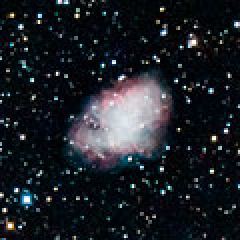
#> input picture messier_images/M1-01n.jpg, 120 x 120 px (shown 2 times larger)
$ python image_to_dzi.py messier_images/M1-01n.jpg out.png 100
#> lines starting #> are read from the running program, lines starting #| are printed output that depends on the picture
#!/usr/bin/env python3
import sys
import os
import math
from PIL import Image

def create_dzi(input_image_path, output_name, tile_size=256, tile_format='jpg', tile_overlap=1):
    """
    Convert an image to Deep Zoom Image (DZI) format.

    Args:
        input_image_path: Path to input image
        output_name: Base name for output (without extension)
        tile_size: Size of each tile (default 256)
        tile_format: Format for tiles (jpg or png)
        tile_overlap: Overlap between tiles (default 1)
    """
#> called with input_image_path = 'messier_images/M1-01n.jpg', output_name = 'out.png', tile_size = 100, tile_format = 'jpg', tile_overlap = 1
    print(f"Loading image: {input_image_path}")
    img = Image.open(input_image_path)
#> img is the input picture: PIL image 120x120 RGB; mean R, G, B 28.5, 32.2, 37.9

    # Convert to RGB if necessary
    if img.mode != 'RGB':
        img = img.convert('RGB')

    width, height = img.size
#> width = 120; height = 120
    print(f"Image size: {width}x{height}")
#| Image size: 120x120

    # Calculate number of levels
    max_dimension = max(width, height)
#> max_dimension = 120
    max_level = math.ceil(math.log2(max_dimension))
#> max_level = 7

    print(f"Creating {max_level + 1} zoom levels...")
#> (printed output is left out)

    # Create output directory structure
    tiles_dir = f"{output_name}_files"
    os.makedirs(tiles_dir, exist_ok=True)

    # Generate tiles for each level
    for level in range(max_level + 1):
        level_dir = os.path.join(tiles_dir, str(level))
        os.makedirs(level_dir, exist_ok=True)

        # Calculate dimensions for this level
        scale = 2 ** (max_level - level)
        level_width = math.ceil(width / scale)
        level_height = math.ceil(height / scale)

        # Resize image for this level
        level_img = img.resize((level_width, level_height), Image.LANCZOS)

        # Calculate number of tiles
        cols = math.ceil(level_width / tile_size)
        rows = math.ceil(level_height / tile_size)

        print(f"  Level {level}: {level_width}x{level_height} ({cols}x{rows} tiles)")

        # Create tiles
        for row in range(rows):
            for col in range(cols):
                # Calculate tile boundaries
                x = col * tile_size
                y = row * tile_size

                # Add overlap
                x1 = max(0, x - tile_overlap)
                y1 = max(0, y - tile_overlap)
                x2 = min(level_width, x + tile_size + tile_overlap)
                y2 = min(level_height, y + tile_size + tile_overlap)

                # Crop and save tile
                tile = level_img.crop((x1, y1, x2, y2))
                tile_path = os.path.join(level_dir, f"{col}_{row}.{tile_format}")

                if tile_format == 'jpg':
                    tile.save(tile_path, 'JPEG', quality=90)
                else:
                    tile.save(tile_path, 'PNG')
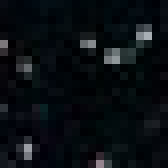
#> tile: PIL image 21x21 RGB (shown 8 times larger); mean R, G, B 9.3, 14, 18.1

    # Create DZI XML descriptor
    dzi_content = f'''<?xml version="1.0" encoding="utf-8"?>
<Image TileSize="{tile_size}" Overlap="{tile_overlap}" Format="{tile_format}" xmlns="http://schemas.microsoft.com/deepzoom/2008">
    <Size Width="{width}" Height="{height}"/>
</Image>'''

    dzi_path = f"{output_name}.dzi"
    with open(dzi_path, 'w') as f:
        f.write(dzi_content)

    print(f"\nDZI created successfully!")
    print(f"  DZI file: {dzi_path}")
    print(f"  Tiles directory: {tiles_dir}")
#|   Tiles directory: out.png_files
    print(f"  Total levels: {max_level + 1}")
#|   Total levels: 8

if __name__ == "__main__":
    if len(sys.argv) < 3:
        print("Usage: python image_to_dzi.py <input_image> <output_name> [tile_size]")
        print("Example: python image_to_dzi.py input.jpg output 256")
        sys.exit(1)

    input_image = sys.argv[1]
    output_name = sys.argv[2]
    tile_size = int(sys.argv[3]) if len(sys.argv) > 3 else 256

    if not os.path.exists(input_image):
        print(f"Error: Input image '{input_image}' not found")
        sys.exit(1)

    create_dzi(input_image, output_name, tile_size=tile_size)

$ run again, on messier_images/M100-01n.jpg
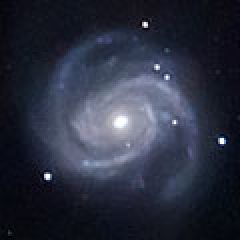
#> input picture messier_images/M100-01n.jpg, 120 x 120 px (shown 2 times larger)
#> in create_dzi, img is the input picture: PIL image 120x120 RGB; mean R, G, B 42.8, 47.1, 63
#| Image size: 120x120
#> (printed output is left out)
#> after the loop in create_dzi, `for level in range(max_level + 1):`:
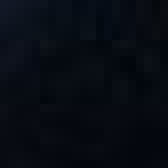
#> tile: PIL image 21x21 RGB (shown 8 times larger); mean R, G, B 7.4, 11.7, 19.1
#|   Tiles directory: out.png_files
#|   Total levels: 8

$ run again, on messier_images/M101-01n.jpg
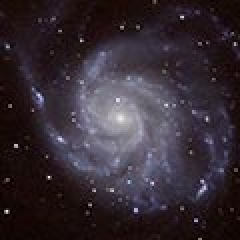
#> input picture messier_images/M101-01n.jpg, 120 x 120 px (shown 2 times larger)
#> in create_dzi, img is the input picture: PIL image 120x120 RGB; mean R, G, B 53.2, 43.5, 51.7
#| Image size: 120x120
#> (printed output is left out)
#> after the loop in create_dzi, `for level in range(max_level + 1):`:
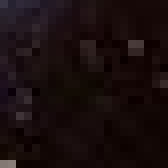
#> tile: PIL image 21x21 RGB (shown 8 times larger); mean R, G, B 24.9, 13.1, 13.4
#|   Tiles directory: out.png_files
#|   Total levels: 8

$ run again, on messier_images/M103-01n.jpg
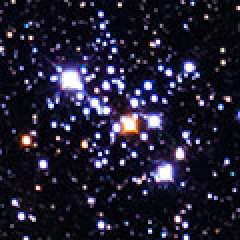
#> input picture messier_images/M103-01n.jpg, 120 x 120 px (shown 2 times larger)
#> in create_dzi, img is the input picture: PIL image 120x120 RGB; mean R, G, B 33.5, 30.7, 49.5
#| Image size: 120x120
#> (printed output is left out)
#> after the loop in create_dzi, `for level in range(max_level + 1):`:
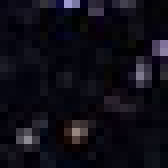
#> tile: PIL image 21x21 RGB (shown 8 times larger); mean R, G, B 14.5, 13, 21.9
#|   Tiles directory: out.png_files
#|   Total levels: 8
